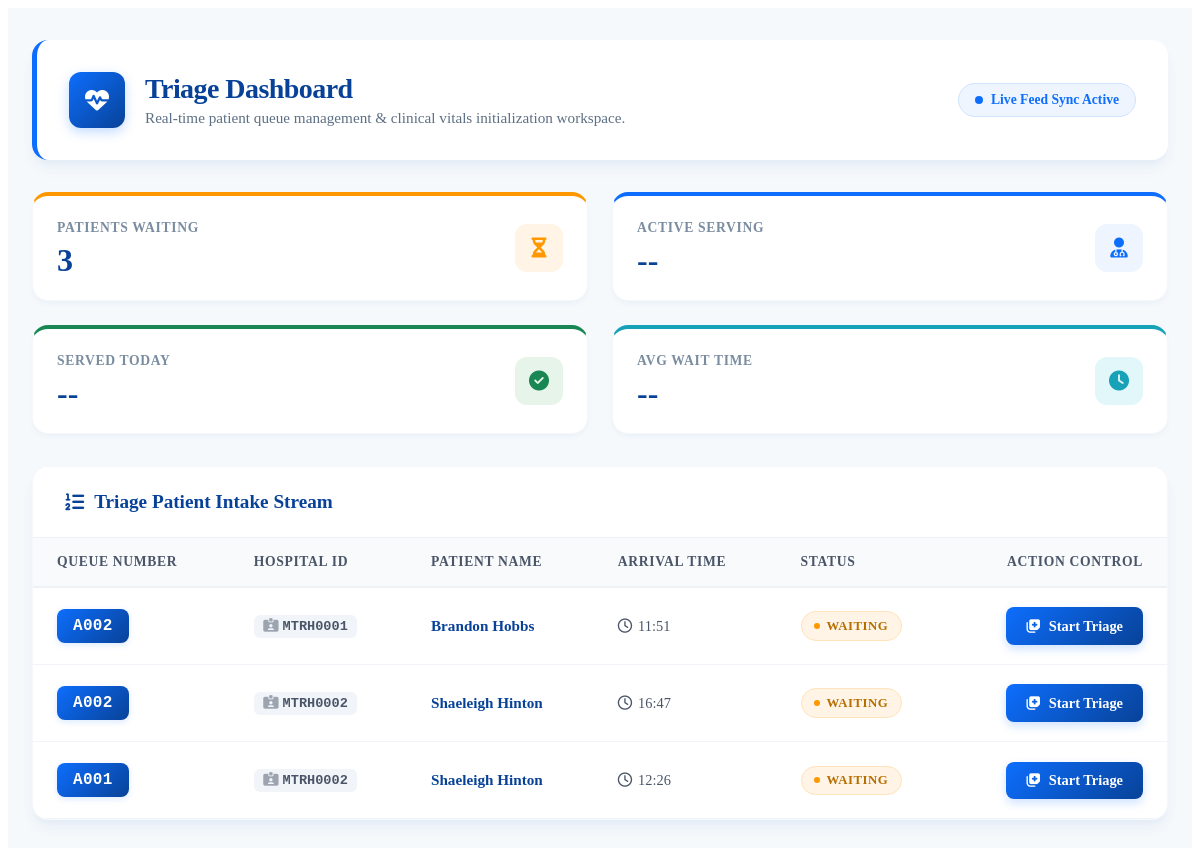
The page /core/triage_dashboard/ on the database as committed earlier.
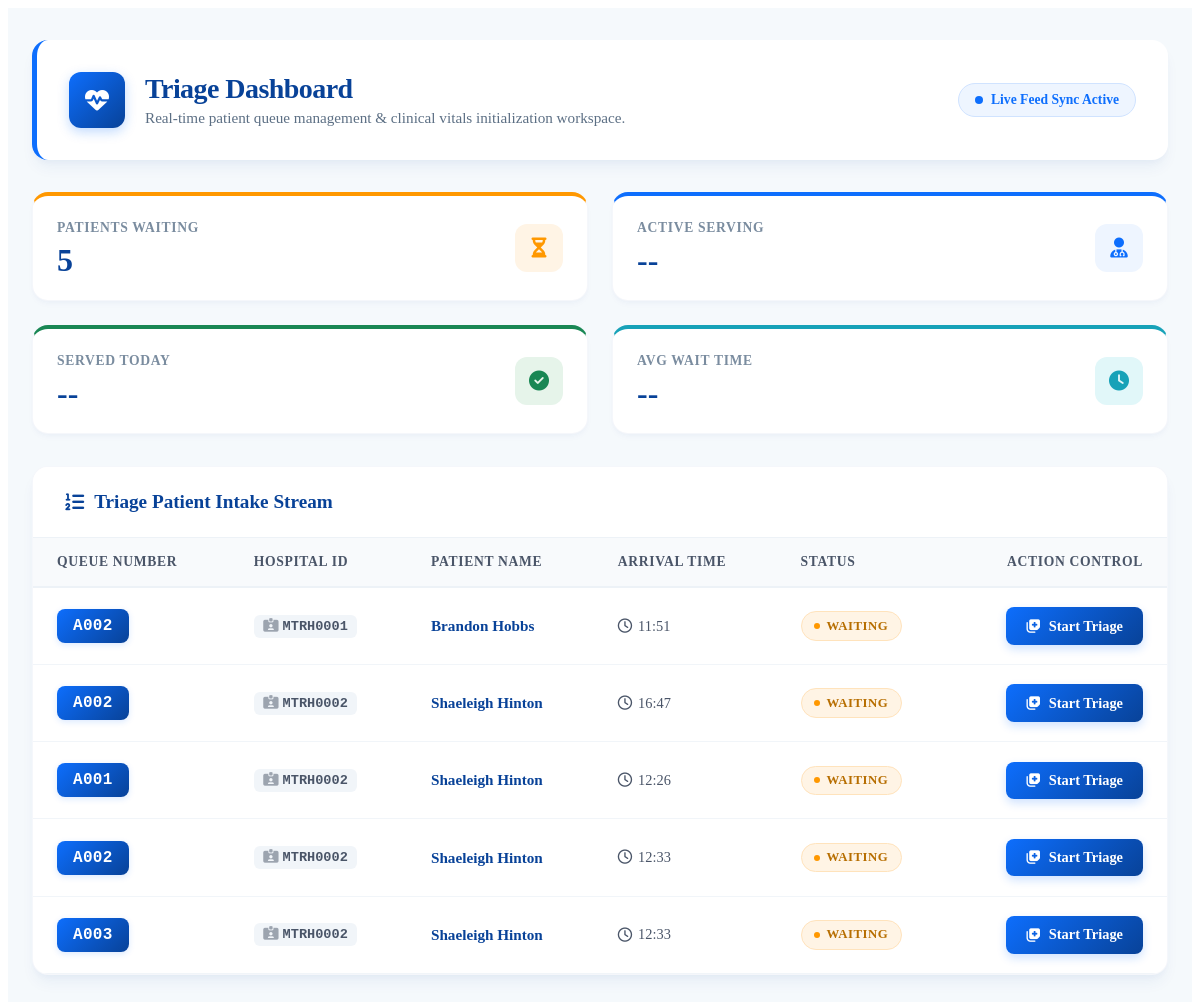
The same page on the database as committed later.
### core/models.py (models this page shows, shortened)
class Visit(models.Model):
    STATUS_CHOICES = (
        ("waiting", "Waiting"),
        ("serving", "Being Served"),
        ("completed", "Completed"),
    )
    DEPARTMENT_CHOICES = (
        ("triage", "Triage"),
        ("doctor", "Doctor"),
        ("laboratory", "Laboratory"),
        ("pharmacy", "Pharmacy"),
        ("completed", "Completed"),
    )
    patient = models.ForeignKey(
        Patient,
        on_delete=models.CASCADE,
        related_name="visits"
    )
    queue_number = models.CharField(
        max_length=10,
        editable=False,
        blank=True
    )
    current_department = models.CharField(
        max_length=20,
        choices=DEPARTMENT_CHOICES,
        default="triage"
    )
    status = models.CharField(
        max_length=20,
        choices=STATUS_CHOICES,
        default="waiting"
    )
    visit_date = models.DateTimeField(
        auto_now_add=True
    )
    created_by = models.ForeignKey(
        User,
        on_delete=models.SET_NULL,
        null=True
    )

class Patient(models.Model):
    GENDER_CHOICES = (
        ("Male", "Male"),
        ("Female", "Female"),
    )
    hospital_id = models.CharField(
        max_length=20,
        unique=True,
        blank=True,
        editable=False
    )
    first_name = models.CharField(max_length=100)
    last_name = models.CharField(max_length=100)
    date_of_birth = models.DateField()
    gender = models.CharField(max_length=10, choices=GENDER_CHOICES)
    phone_number = models.CharField(max_length=15)
    national_id = models.CharField(
        max_length=20,
        blank=True,
        null=True
    )
    created_at = models.DateTimeField(auto_now_add=True)
    updated_at = models.DateTimeField(auto_now=True)

### core/views.py (the view)
# urls.py: path("triage_dashboard/", triage_dashboard, name="triage_dashboard"),
def triage_dashboard(request):
    triage_waiting_visits = Visit.objects.filter(status="waiting", current_department="triage")
    return render(request, "triage_dashboard.html", {"visits": triage_waiting_visits})

### core/templates/triage_dashboard.html (shortened to what this page needs)
{% block content %}
<link rel="stylesheet" href="https://cdnjs.cloudflare.com/ajax/libs/font-awesome/6.4.0/css/all.min.css">
<div class="dashboard-wrapper">
    <div class="container-fluid p-0">
        <header class="mediflow-dashboard-header">
            <div class="header-branding-zone">
                <div class="header-icon-container">
                    <i class="fa-solid fa-heart-pulse"></i>
                </div>
                <div class="header-text-block">
                    <h1>Triage Dashboard</h1>
                    <p>Real-time patient queue management &amp; clinical vitals initialization workspace.</p>
                </div>
            </div>
            <div class="live-status-indicator">
                <div class="live-dot"></div>
                <span>Live Feed Sync Active</span>
            </div>
        </header>
        <section class="analytics-grid" aria-label="Queue Analytics Summary">
            <div class="summary-card card-variant-waiting">
                <div>
                    <div class="card-metric-label">Patients Waiting</div>
                    <div class="card-metric-value">{% if visits %}{{ visits|length }}{% else %}0{% endif %}</div>
                </div>
                <div class="card-metric-icon-box">
                    <i class="fa-solid fa-hourglass-half"></i>
                </div>
            </div>
            <div class="summary-card card-variant-serving">
                <div>
                    <div class="card-metric-label">Active Serving</div>
                    <div class="card-metric-value">--</div>
                </div>
                <div class="card-metric-icon-box">
                    <i class="fa-solid fa-user-doctor"></i>
                </div>
            </div>
            <div class="summary-card card-variant-completed">
                <div>
                    <div class="card-metric-label">Served Today</div>
                    <div class="card-metric-value">--</div>
                </div>
                <div class="card-metric-icon-box">
                    <i class="fa-solid fa-circle-check"></i>
                </div>
            </div>
            <div class="summary-card card-variant-time">
                <div>
                    <div class="card-metric-label">Avg Wait Time</div>
                    <div class="card-metric-value">--</div>
                </div>
                <div class="card-metric-icon-box">
                    <i class="fa-solid fa-clock"></i>
                </div>
            </div>
        </section>
        <div class="queue-board-card">
            <div class="queue-board-title-bar">
                <h2>
                    <i class="fa-solid fa-list-ol text-primary"></i>
                    <span>Triage Patient Intake Stream</span>
                </h2>
            </div>
            <div class="card-body p-0">
                {% if visits %}
                <div class="mediflow-data-table-container">
                    <table class="mediflow-premium-table">
                        <thead>
                            <tr>
                                <th scope="col">Queue Number</th>
                                <th scope="col">Hospital ID</th>
                                <th scope="col">Patient Name</th>
                                <th scope="col">Arrival Time</th>
                                <th scope="col">Status</th>
                                <th scope="col" style="text-align: right;">Action Control</th>
                            </tr>
                        </thead>
                        <tbody>
                        {% for visit in visits %}
                            <tr>
                                <td data-label="Queue Number">
                                    <span class="queue-badge-premium">
                                        {{ visit.queue_number }}
                                    </span>
                                </td>
                                <td data-label="Hospital ID">
                                    <span class="hospital-id-text">
                                        <i class="fa-solid fa-id-card-clip" style="opacity: 0.5; margin-right: 4px;"></i>{{ visit.patient.hospital_id }}
                                    </span>
                                </td>
                                <td data-label="Patient Name">
                                    <div class="patient-name-container">
                                        {{ visit.patient.first_name }} {{ visit.patient.last_name }}
                                    </div>
                                </td>
                                <td data-label="Arrival Time">
                                    <div class="time-stamp-badge">
                                        <i class="fa-regular fa-clock text-muted"></i>
                                        <span>{{ visit.visit_date|time:"H:i" }}</span>
                                    </div>
                                </td>
                                <td data-label="Status">
                                    <span class="status-badge-waiting">
                                        Waiting
                                    </span>
                                </td>
                                <td data-label="Action Control" style="text-align: right;">
                                    <a href="{% url 'triage' visit.id %}" class="btn-mediflow-action">
                                        <i class="fa-solid fa-notes-medical"></i>
                                        <span>Start Triage</span>
                                    </a>
                                </td>
                            </tr>
                        {% endfor %}
                        </tbody>
                    </table>
                </div>
                {% endif %}
            </div>
        </div>
    </div>
</div>
{% endblock %}

Rows that differ between the two databases and show on the page:
added Visit: queue_number "A002", patient.hospital_id "MTRH0002", patient.first_name "Shaeleigh", patient.last_name "Hinton", visit_date "12:33"
added Visit: queue_number "A003", patient.hospital_id "MTRH0002", patient.first_name "Shaeleigh", patient.last_name "Hinton", visit_date "12:33"
Other text that changed with them:
{{ visits|length }}: "3" → "5"
